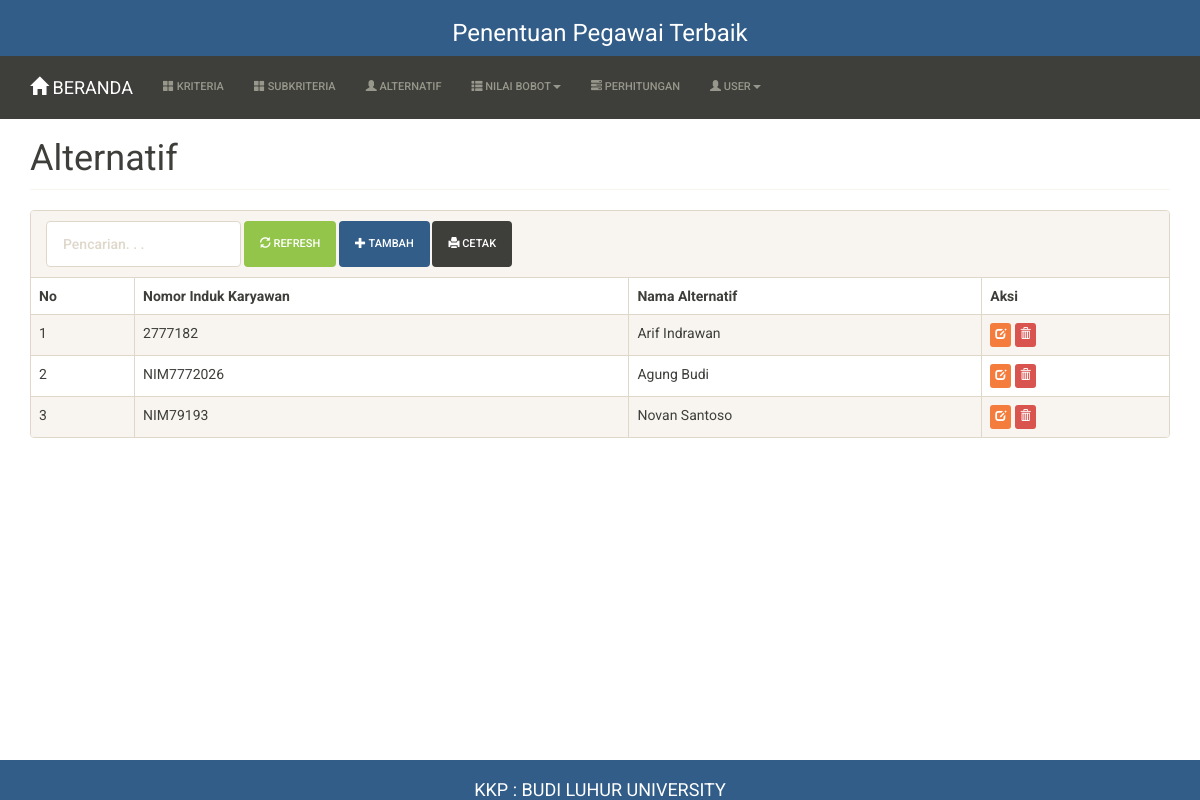
Screenshot of /index.php?m=alternatif (signed in) with the database file from the repository.
### tables this page shows
CREATE TABLE `tb_alternatif`  (
  `kode_alternatif` varchar(16) NOT NULL,
  `nama_alternatif` varchar(255) NULL DEFAULT NULL,
  `keterangan` varchar(255) NULL DEFAULT NULL,
  `total` double NULL DEFAULT NULL,
  `rank` int NULL DEFAULT NULL,
  PRIMARY KEY (`kode_alternatif`) USING BTREE
);

### config.php (called while the page is built)
<?php
$config["server"] = 'localhost';
$config["username"] = 'root';
$config["password"] = 'password';
$config["database_name"] = 'pegawai_ahp';

### functions.php (called while the page is built, shortened)
<?php
include 'config.php';
include 'includes/db.php';
$db = new DB($config['server'], $config['username'], $config['password'], $config['database_name']);
include 'includes/general.php';

### includes/general.php (called while the page is built, shortened)
<?php
function esc_field($str)
{
    return addslashes($str);
}

### includes/db.php (called while the page is built, shortened)
<?php
class DB
{
    var $conn = null;
    public function __construct($host, $username, $passwd, $dbname)
    {
        $this->conn = mysqli_connect($host, $username, $passwd, $dbname);
    }
    public function query($sql)
    {
        $query = mysqli_query($this->conn, $sql) or die('<pre>Error mysqli_query: ' . mysqli_error($this->conn) . '<br />' . $sql . '</pre>');
        return $query;
    }
    public function get_results($sql)
    {
        $query = $this->query($sql);
        $arr = [];
        while ($row = mysqli_fetch_object($query)) {
            $arr[] = $row;
        }
        return $arr;
    }
}

### alternatif.php (the view, shortened to what this page needs)
<div class="page-header">
    <h1>Alternatif</h1>
</div>
<div class="panel panel-default">
    <div class="panel-heading">
        <form class="form-inline">
            <div class="form-group">
                <input class="form-control" type="text" placeholder="Pencarian. . ." name="q" value="<?= isset($_GET['q']) ? $_GET['q'] : '' ?>" />
            </div>
            <div class="form-group">
                <button class="btn btn-success"><span class="glyphicon glyphicon-refresh"></span> Refresh</button>
            </div>
            <div class="form-group">
                <a class="btn btn-primary" href="?m=alternatif_tambah"><span class="glyphicon glyphicon-plus"></span> Tambah</a>
            </div>
            <div class="form-group">
                <a class="btn btn-default" href="cetak.php?m=alternatif&q=<?= isset($_GET['q']) ? $_GET['q'] : '' ?>" target="_blank"><span class="glyphicon glyphicon-print"></span> Cetak</a>
            </div>
        </form>
    </div>
    <div class="table-responsive">
        <table class="table table-bordered table-hover table-striped">
            <thead>
                <tr>
                    <th>No</th>
                    <th>Nomor Induk Karyawan</th>
                    <th>Nama Alternatif</th>
                    <th>Aksi</th>
                </tr>
            </thead>
            <?php
            $q = esc_field(isset($_GET['q']) ? $_GET['q'] : '');
            $rows = $db->get_results("SELECT * FROM tb_alternatif
            WHERE kode_alternatif LIKE '%$q%'
            OR nama_alternatif LIKE '%$q%'
            ORDER BY kode_alternatif");
            $no = 0;
            foreach ($rows as $row) : ?>
                <tr>
                    <td><?= ++$no ?></td>
                    <td><?= $row->kode_alternatif ?></td>
                    <td><?= $row->nama_alternatif ?></td>
                    <td>
                        <a class="btn btn-xs btn-warning" href="?m=alternatif_ubah&ID=<?= $row->kode_alternatif ?>"><span class="glyphicon glyphicon-edit"></span></a>
                        <a class="btn btn-xs btn-danger" href="aksi.php?act=alternatif_hapus&ID=<?= $row->kode_alternatif ?>" onclick="return confirm('Hapus data?')"><span class="glyphicon glyphicon-trash"></span></a>
                    </td>
                </tr>
            <?php endforeach ?>
        </table>
    </div>
</div>

### assets/css/general.css (style rules this page uses)
html { position: relative; min-height: 100%; }
body { margin-bottom: 70px; }
.page-header { margin-top: 0; padding-bottom: 0; }
.page-header h1 { margin-top: 0; }

### rows the page displays
tb_alternatif: kode_alternatif "2777182", nama_alternatif "Arif Indrawan"
tb_alternatif: kode_alternatif "NIM7772026", nama_alternatif "Agung Budi"
tb_alternatif: kode_alternatif "NIM79193", nama_alternatif "Novan Santoso"
